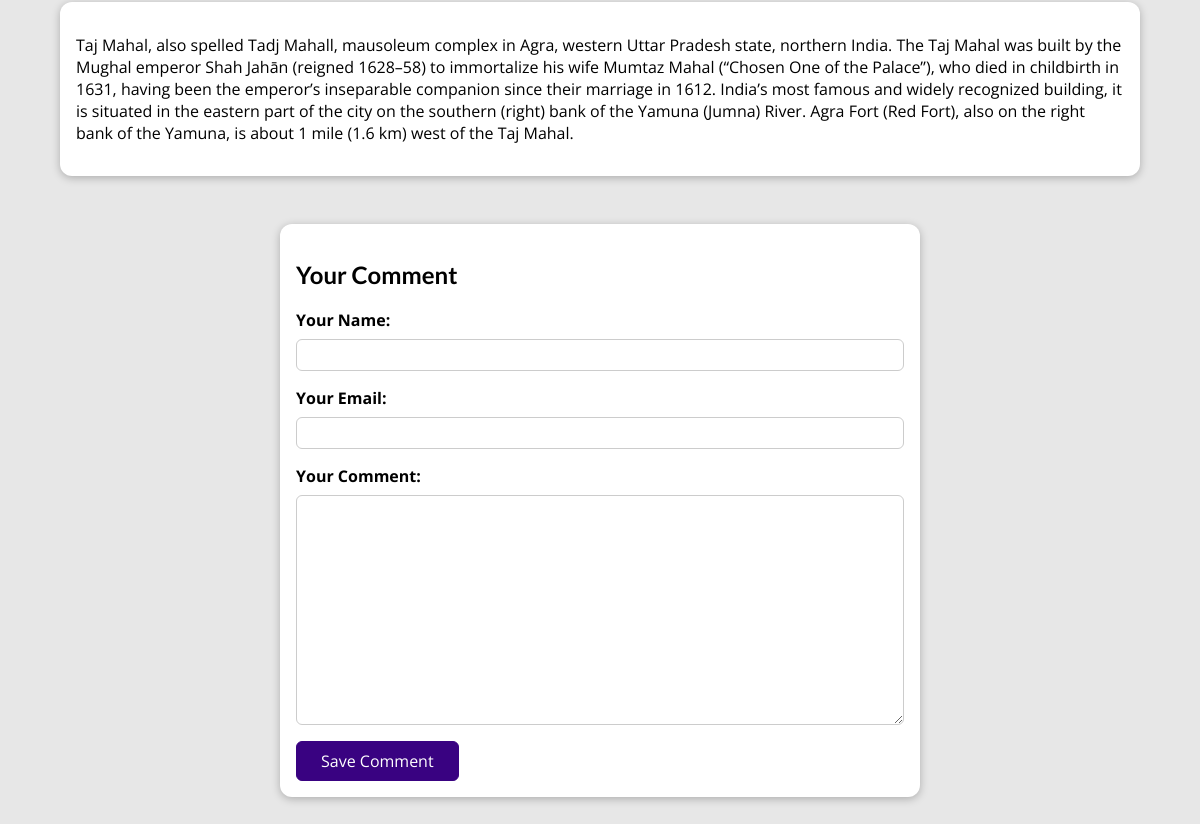
The page /posts/taj-mahal (lower part) on the database as committed earlier.
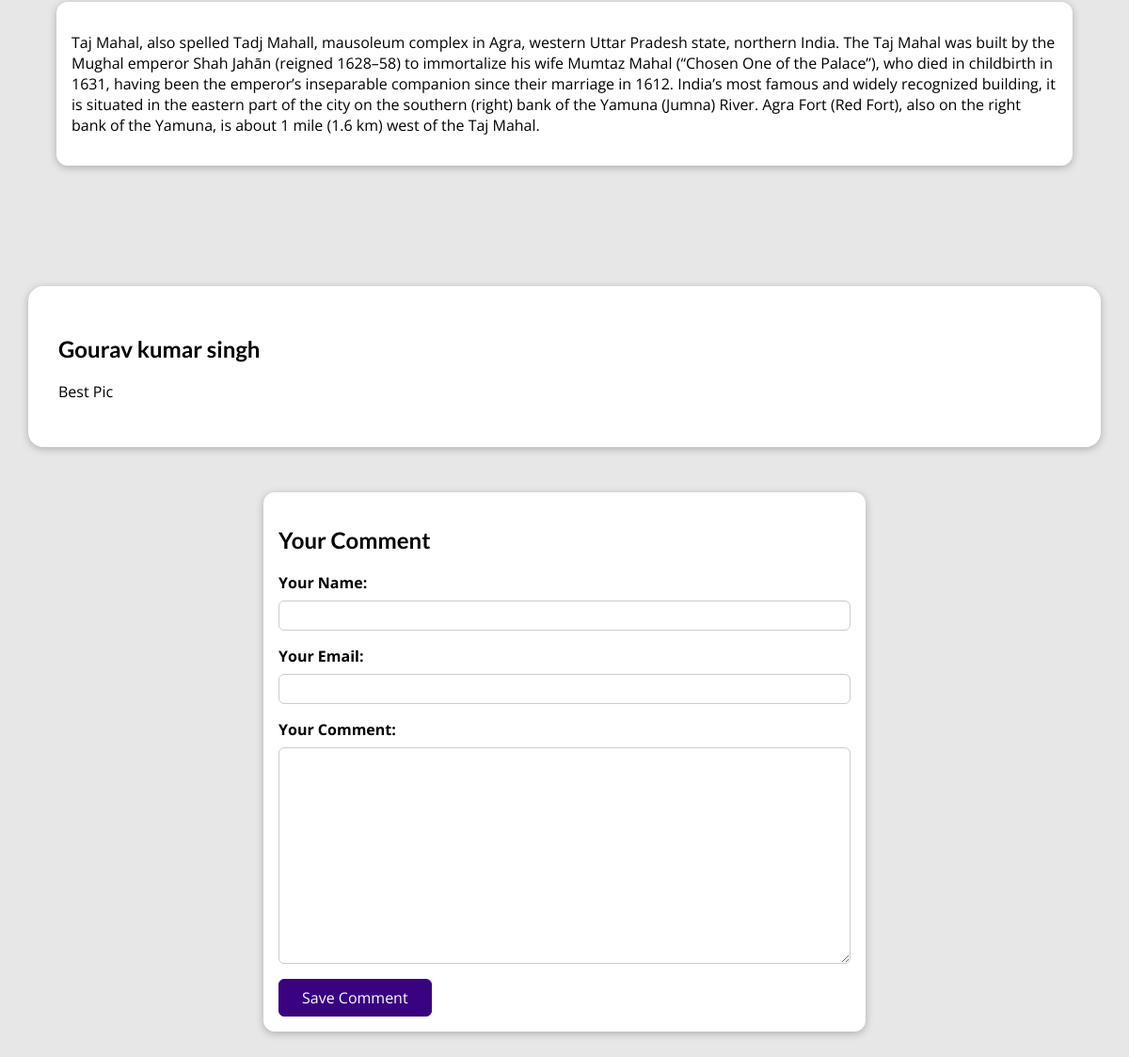
The same page on the database as committed later.
### blog/models.py (models this page shows, shortened)
class Post(models.Model):
    title = models.CharField(max_length=150)
    excerpt = models.CharField(max_length=200)
    image = models.ImageField(upload_to="posts", null=True)
    date = models.DateField(auto_now=True)
    slug = models.SlugField(unique=True, db_index=True)
    content = models.TextField(validators=[MinLengthValidator(10)])
    author = models.ForeignKey(
        Author, on_delete=models.SET_NULL, null=True, related_name="posts")
    tags = models.ManyToManyField(Tag)

class Comment(models.Model):
    user_name = models.CharField(max_length=120)
    user_email = models.EmailField()
    text = models.TextField(max_length=400)
    post = models.ForeignKey(
        Post, on_delete=models.CASCADE, related_name="comments")

### blog/views.py (the view, shortened to what this page needs)
# urls.py: path("posts/<slug:slug>", views.SinglePostView.as_view(),
class SinglePostView(View):
    def stored_for_later(self, request, post_id):
          stored_posts = request.session.get("stored_posts")
          if stored_posts is not None:
                is_saved_for_later = post_id in stored_posts
          else:
                is_saved_for_later = False
          return is_saved_for_later
    def get(self, request, slug):
        post = Post.objects.get(slug=slug)
        context = {
          "post": post,
          "post_tags": post.tags.all(),
          "comment_form": CommentForm(),
          "comments": post.comments.all().order_by("-id"),
          "is_saved" : self.stored_for_later(request,post.id)
        }
        return render(request, "blog/post-detail.html", context)

### blog/forms.py
class CommentForm(forms.ModelForm):
    class Meta:
        model = Comment
        exclude = ["post"]
        labels = {
          "user_name": "Your Name",
          "user_email": "Your Email",
          "text": "Your Comment"
        }

### blog/models.py (called while the page is built)
    def full_name(self):
        return f"{self.first_name} {self.last_name}"

    def __str__(self):
        return self.full_name()

### blog/templates/blog/post-detail.html (shortened to what this page needs)
{% extends "base.html" %}
{% load static %}
{% block css_files %}
<link rel="stylesheet" href="{% static "blog/post-detail.css" %}" />
{% endblock %}
{% block content %}
<main>
  {{ post.content|linebreaks }}
</main>
{% if comments %}
<section id="comments">
  <ul>
    {% for comment in comments %}
      <li>
      <h2>{{ comment.user_name }}</h2>
      <p>{{ comment.text|linebreaks }}</p>
      </li>
    {% endfor %}
  </ul>
</section>
{% endif %}
<section id="comment-form">
  <h2>Your Comment</h2>
  <form action="{% url "post-detail-page" post.slug %}" method="POST">
    {% for form_field in comment_form %}
      <div class="form-control {% if form_field.errors %}invalid{% endif %} ">
        {{ form_field.label_tag }}
        {{ form_field }}
      </div>
    {% endfor %}
    <button>Save Comment</button>
  </form>
</section>
{% endblock %}

### templates/base.html (shortened to what this page needs)
{% load static %}
<!DOCTYPE html>
<html lang="en">
<head>
  <link rel="stylesheet" href="{% static "app.css" %}">
  {% block css_files %}{% endblock %}
</head>
<body>
  {% block content %}
  {% endblock %}
</body>
</html>

### static/app.css (style rules this page uses)
* { box-sizing: border-box; }
html { font-family: 'Open Sans', 'Lato', sans-serif; }
body { margin: 0; }
h1, h2, h3 { font-family: 'Lato', sans-serif; font-weight: bold; }

### blog/static/blog/post-detail.css (style rules this page uses)
body { background-color: #e7e7e7; }
main { width: 90%; max-width: 90rem; margin: 3rem auto; background-color: white; padding: 1rem; border-radius: 12px; box-shadow: 0 2px 8px rgba(0, 0, 0, 0.25); }
#comment-form { margin: 3rem auto; width: 90%; max-width: 40rem; border-radius: 12px; background-color: white; box-shadow: 0 2px 8px rgba(0, 0, 0, 0.25); padding: 1rem; }
#comment-form button { font: inherit; background-color: #390281; color: white; border: 1px solid #390281; padding: 0.5rem 1.5rem; border-radius: 6px; cursor: pointer; }
.form-control { margin-bottom: 1rem; }
.form-control label { font-weight: bold; margin-bottom: 0.5rem; display: block; }
.form-control input, .form-control textarea { display: block; width: 100%; font: inherit; padding: 0.25rem; border-radius: 6px; border: 1px solid #ccc; }
#comments { margin: 8rem auto 3rem auto; padding: 2rem; width: 95%; max-width: 90rem; border-radius: 16px; background-color: #ffffff; position: relative; box-shadow: 0 2px 8px rgba(0, 0, 0, 0.25); }
#comments ul { list-style: none; margin: 0; padding: 0; }
#comments li { margin-bottom: 1rem; border-bottom: 2px solid #ccc; }
#comments li:last-of-type { border-bottom: none; }

Rows that differ between the two databases and show on the page:
added Comment: user_name "Gourav kumar singh", text "Best Pic"
